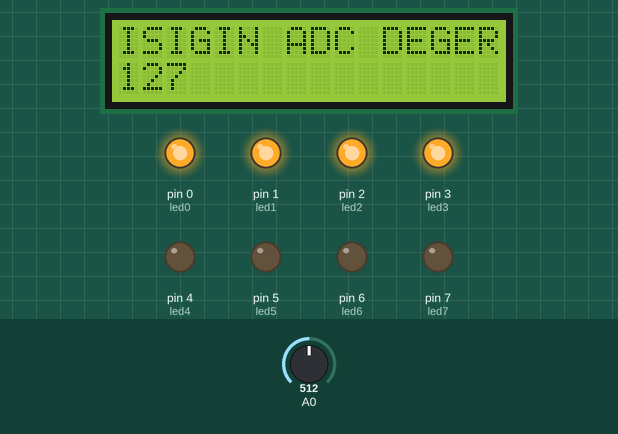
Recording of a sketch running on a simulated Arduino Uno, built with avr-gcc and run on an emulated ATmega328P. On the bench: 16×2 character LCD, output pins drawn as LEDs (lit = HIGH). The test bench sets the inputs (shaded band); at power-on: A0 = 512.

Above: at 0.21 s.
1.3 s: A0 set to 395
4.3 s: A0 set to 373
At 4.9 s:
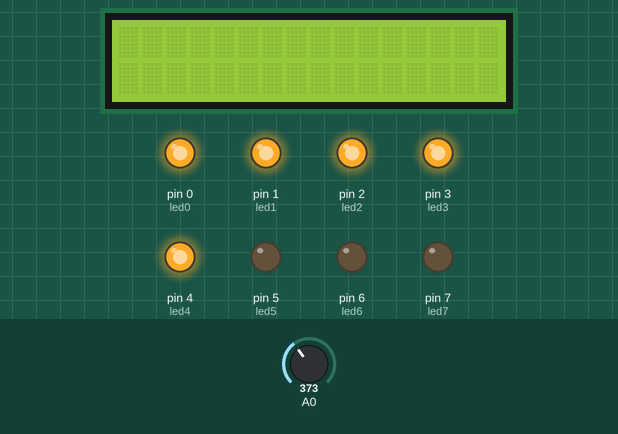
7.3 s: A0 set to 266
8.8 s: A0 set to 241
At 10.1 s:
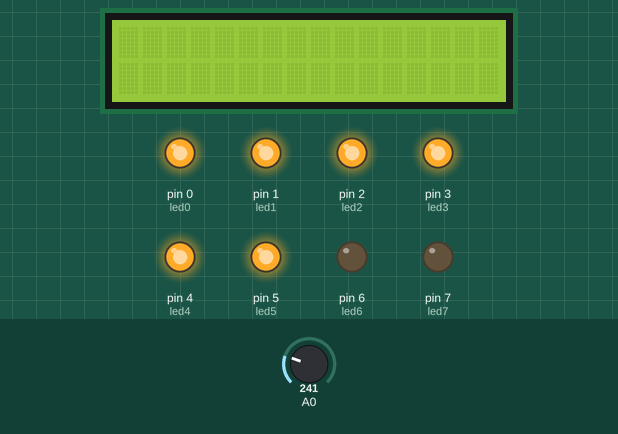
11.8 s: A0 set to 139
14.8 s: A0 set to 117
At 15.2 s:
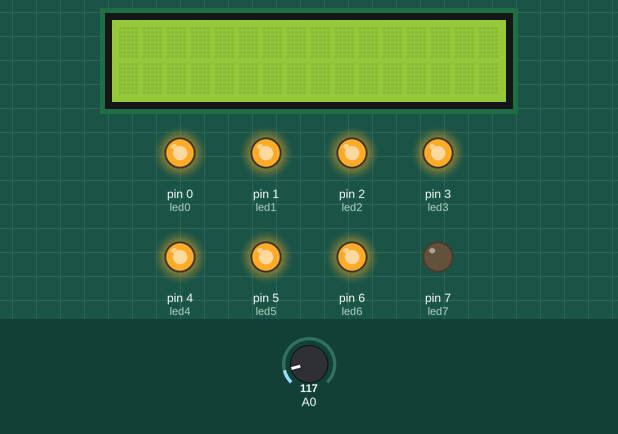
Timing chart, 0 to 17.8 s (numbered marks = the images above; inputs shaded):
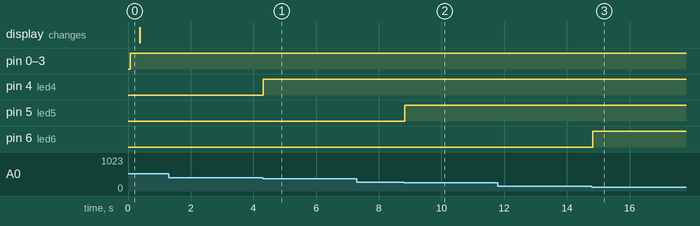

The sketch:

otomatik_aydinlatma.ino
```cpp
#include <LiquidCrystal.h>
int led7 =7;
int led6 =6;
int led5 =5;
int led4 =4;
int led3 =3;
int led2 =2;
int led1 =1;
int led0 =0;
LiquidCrystal lcd(13,12,11,10,9,8);

void setup() {
 lcd.begin(16,2);
 pinMode(led0,OUTPUT);
 pinMode(led1,OUTPUT);
 pinMode(led2,OUTPUT);
 pinMode(led3,OUTPUT);
 pinMode(led4,OUTPUT);
 pinMode(led5,OUTPUT);
 pinMode(led6,OUTPUT);
 pinMode(led7,OUTPUT);

}

void loop() {
 int ldr =analogRead (A0);
 int temp=map (ldr,0,1023,0,255);
 lcd.setCursor(0,0);
 lcd.print("ISIGIN ADC DEGERI");
  lcd.setCursor(0,1);
  lcd.print(temp);
  delay(10);
  lcd.clear();
  if (temp==2)
  {
     digitalWrite(led0,HIGH);
    digitalWrite(led1,HIGH);
    digitalWrite(led2,HIGH);
    digitalWrite(led3,HIGH);
    digitalWrite(led4,HIGH);
    digitalWrite(led5,HIGH);
    digitalWrite(led6,HIGH);
    digitalWrite(led7,HIGH);

  }
   if (temp>2)
  {
    digitalWrite(led7,LOW);
  }
   if (temp>32)
  {
    digitalWrite(led6,LOW);
  }
   if (temp>64)
  {
    digitalWrite(led5,LOW);
  }
   if (temp>96)
  {
    digitalWrite(led4,LOW);
  }
   if (temp>128)
  {
    digitalWrite(led3,LOW);
  }
   if (temp>160)
  {
    digitalWrite(led2,LOW);
  }
   if (temp>192)
  {
    digitalWrite(led1,LOW);
  }
   if (temp>224)
  {
    digitalWrite(led0,LOW);
  }
 if (temp<0)
  {
    digitalWrite(led7,HIGH);
  }
    if (temp<32)
  {
    digitalWrite(led6,HIGH);
  }
   if (temp<64)
  {
    digitalWrite(led5,HIGH);
  }
   if (temp<96)
  {
    digitalWrite(led4,HIGH);
  }
   if (temp<128)
  {
    digitalWrite(led3,HIGH);
  }
   if (temp<160)
  {
    digitalWrite(led2,HIGH);
  }
   if (temp<192)
  {
    digitalWrite(led1,HIGH);
  }
   if (temp<224)
  {
    digitalWrite(led0,HIGH);
  }

}
```

Measured:
- the behaviour switches between 386 and 385 on A0 (found by bisection; images 0 and 1)
- the behaviour switches between 257 and 256 on A0 (found by bisection; images 1 and 2)
- the behaviour switches between 129 and 128 on A0 (found by bisection; images 2 and 3)
- after the input at 1.3 s, every drawn part: stays the same
- after the input at 4.3 s, pin 4 (led4): LOW → HIGH at once
- after the input at 7.3 s, every drawn part: stays the same
- after the input at 8.8 s, pin 5 (led5): LOW → HIGH at once
- after the input at 11.8 s, every drawn part: stays the same
- after the input at 14.8 s, pin 6 (led6): LOW → HIGH at once
